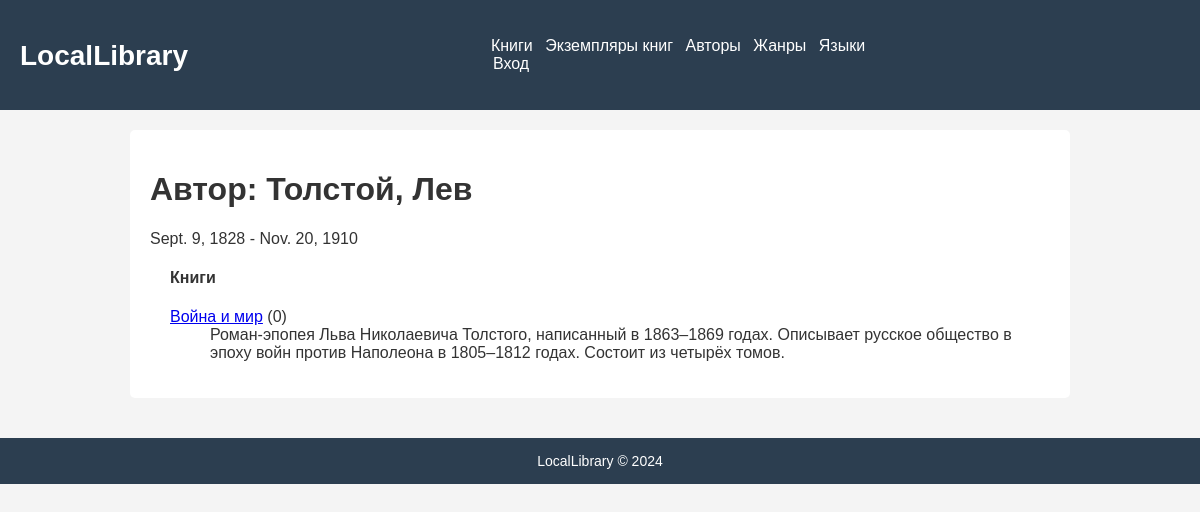
/author/2/, run on the app's committed database.
### catalog/models.py (models this page shows, shortened)
class Author(models.Model):
    first_name = models.CharField(max_length=100)
    last_name = models.CharField(max_length=100)
    date_of_birth = models.DateField(null=True, blank=True)
    date_of_death = models.DateField("Погиб", null=True, blank=True)
    class Meta:
        ordering = ['last_name', 'first_name']
    def __str__(self):
        return f'{self.last_name}, {self.first_name}'

class Book(models.Model):
    title = models.CharField(max_length=200)
    author = models.ForeignKey('Author', on_delete=models.SET_NULL, null=True)
    summary = models.TextField(max_length=1000, help_text="Введите краткое описание книги")
    isbn = models.CharField('ISBN', max_length=13, unique=True,
                            help_text='13 символов ISBN')
    genre = models.ManyToManyField(Genre, help_text="Выберите жанр книги")
    language = models.ForeignKey('Language', on_delete=models.SET_NULL, null=True)
    class Meta:
        ordering = ['title', 'author']
    def display_genre(self):
        return ', '.join([genre.name for genre in self.genre.all()[:3]])
    display_genre.short_description = 'Genre'
    def __str__(self):
        return self.title

### catalog/views.py (the view)
# urls.py: path('author/<int:pk>/', views.AuthorDetailView.as_view(), name='author-detail'),
class AuthorDetailView(generic.DetailView):
    model = Author
    template_name = 'catalog/author_detail.html'

### catalog/templates/catalog/author_detail.html (shortened to what this page needs)
{% extends "catalog/base_generic.html" %}
{% block content %}
<h1>Автор: {{ author }} </h1>
<p>{{author.date_of_birth}} - {% if author.date_of_death %}{{author.date_of_death}}{% endif %}</p>
<div style="margin-left:20px;margin-top:20px">
<h4>Книги</h4>
<dl>
{% for book in author.book_set.all %}
  <dt><a href="{% url 'book-detail' book.pk %}">{{book}}</a> ({{book.bookinstance_set.all.count}})</dt>
  <dd>{{book.summary}}</dd>
  {% empty %}
  <p>У этого автора нет книг</p>
{% endfor %}
</dl>
</div>
{% endblock %}
{% block sidebar %}
  {{ block.super }}
{% endblock %}

### catalog/static/css/style.css (style rules this page uses)
body { font-family: Arial, sans-serif; margin: 0; padding: 0; background-color: #f4f4f4; color: #333; }

### data on the page
Author: last_name+first_name "Толстой, Лев", date_of_birth "Sept. 9, 1828", date_of_death "Nov. 20, 1910"
Book: title "Война и мир", bookinstance_set.all.count "0", summary "Роман-эпопея Льва Николаевича Толстого, написанный в 1863–1869 годах. Описывает русское общество в эпоху войн против Наполеона в 1805–1812 годах. Состоит из четырёх томов."
